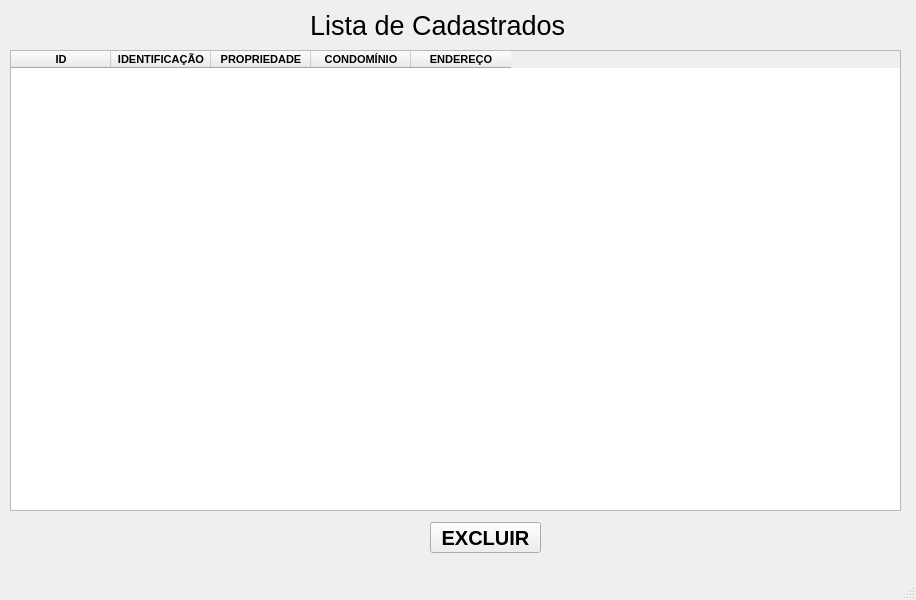
<?xml version="1.0" encoding="UTF-8"?>
<ui version="4.0">
 <class>MainWindow</class>
 <widget class="QMainWindow" name="MainWindow">
  <property name="geometry">
   <rect>
    <x>0</x>
    <y>0</y>
    <width>916</width>
    <height>600</height>
   </rect>
  </property>
  <property name="windowTitle">
   <string>Tabela Cadastrados</string>
  </property>
  <widget class="QWidget" name="centralwidget">
   <widget class="QLabel" name="label">
    <property name="geometry">
     <rect>
      <x>310</x>
      <y>-10</y>
      <width>291</width>
      <height>71</height>
     </rect>
    </property>
    <property name="font">
     <font>
      <pointsize>20</pointsize>
     </font>
    </property>
    <property name="text">
     <string>Lista de Cadastrados</string>
    </property>
   </widget>
   <widget class="QTableWidget" name="tableWidget">
    <property name="geometry">
     <rect>
      <x>10</x>
      <y>50</y>
      <width>891</width>
      <height>461</height>
     </rect>
    </property>
    <property name="font">
     <font>
      <pointsize>15</pointsize>
      <weight>75</weight>
      <bold>true</bold>
     </font>
    </property>
    <column>
     <property name="text">
      <string>ID</string>
     </property>
     <property name="font">
      <font>
       <pointsize>8</pointsize>
      </font>
     </property>
    </column>
    <column>
     <property name="text">
      <string>IDENTIFICAÇÃO</string>
     </property>
     <property name="font">
      <font>
       <pointsize>8</pointsize>
      </font>
     </property>
    </column>
    <column>
     <property name="text">
      <string>PROPRIEDADE</string>
     </property>
     <property name="font">
      <font>
       <pointsize>8</pointsize>
      </font>
     </property>
    </column>
    <column>
     <property name="text">
      <string>CONDOMÍNIO</string>
     </property>
     <property name="font">
      <font>
       <pointsize>8</pointsize>
      </font>
     </property>
    </column>
    <column>
     <property name="text">
      <string>ENDEREÇO</string>
     </property>
     <property name="font">
      <font>
       <pointsize>8</pointsize>
      </font>
     </property>
    </column>
   </widget>
   <widget class="QPushButton" name="pushButton">
    <property name="geometry">
     <rect>
      <x>430</x>
      <y>522</y>
      <width>111</width>
      <height>31</height>
     </rect>
    </property>
    <property name="font">
     <font>
      <pointsize>15</pointsize>
      <weight>75</weight>
      <bold>true</bold>
     </font>
    </property>
    <property name="text">
     <string>EXCLUIR</string>
    </property>
   </widget>
  </widget>
  <widget class="QMenuBar" name="menubar">
   <property name="geometry">
    <rect>
     <x>0</x>
     <y>0</y>
     <width>916</width>
     <height>20</height>
    </rect>
   </property>
  </widget>
  <widget class="QStatusBar" name="statusbar"/>
 </widget>
 <resources/>
 <connections/>
</ui>
